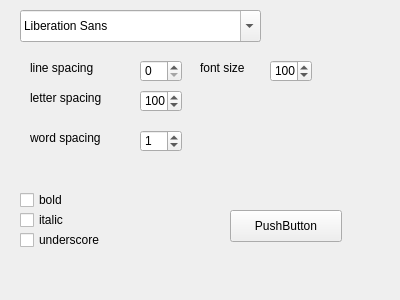
<?xml version="1.0" encoding="UTF-8"?>
<ui version="4.0">
 <class>FontTuner</class>
 <widget class="QWidget" name="FontTuner">
  <property name="geometry">
   <rect>
    <x>0</x>
    <y>0</y>
    <width>400</width>
    <height>300</height>
   </rect>
  </property>
  <property name="windowTitle">
   <string>Form</string>
  </property>
  <widget class="QFontComboBox" name="fontBox">
   <property name="geometry">
    <rect>
     <x>20</x>
     <y>10</y>
     <width>241</width>
     <height>32</height>
    </rect>
   </property>
  </widget>
  <widget class="QSpinBox" name="letterSpacing">
   <property name="geometry">
    <rect>
     <x>140</x>
     <y>90</y>
     <width>42</width>
     <height>22</height>
    </rect>
   </property>
   <property name="prefix">
    <string/>
   </property>
   <property name="maximum">
    <number>1000</number>
   </property>
   <property name="value">
    <number>100</number>
   </property>
  </widget>
  <widget class="QLabel" name="label_2">
   <property name="geometry">
    <rect>
     <x>30</x>
     <y>60</y>
     <width>91</width>
     <height>16</height>
    </rect>
   </property>
   <property name="text">
    <string>line spacing</string>
   </property>
  </widget>
  <widget class="QSpinBox" name="lineSpacing">
   <property name="geometry">
    <rect>
     <x>140</x>
     <y>60</y>
     <width>42</width>
     <height>22</height>
    </rect>
   </property>
  </widget>
  <widget class="QLabel" name="label_3">
   <property name="geometry">
    <rect>
     <x>30</x>
     <y>90</y>
     <width>91</width>
     <height>16</height>
    </rect>
   </property>
   <property name="text">
    <string>letter spacing</string>
   </property>
  </widget>
  <widget class="QCheckBox" name="boldBox">
   <property name="geometry">
    <rect>
     <x>20</x>
     <y>190</y>
     <width>86</width>
     <height>20</height>
    </rect>
   </property>
   <property name="text">
    <string>bold</string>
   </property>
  </widget>
  <widget class="QCheckBox" name="italicBox">
   <property name="geometry">
    <rect>
     <x>20</x>
     <y>210</y>
     <width>86</width>
     <height>20</height>
    </rect>
   </property>
   <property name="text">
    <string>italic</string>
   </property>
  </widget>
  <widget class="QCheckBox" name="underlineBox">
   <property name="geometry">
    <rect>
     <x>20</x>
     <y>230</y>
     <width>101</width>
     <height>20</height>
    </rect>
   </property>
   <property name="text">
    <string>underscore</string>
   </property>
  </widget>
  <widget class="QSpinBox" name="wordSpacing">
   <property name="geometry">
    <rect>
     <x>140</x>
     <y>130</y>
     <width>42</width>
     <height>22</height>
    </rect>
   </property>
   <property name="prefix">
    <string/>
   </property>
   <property name="maximum">
    <number>1000</number>
   </property>
   <property name="value">
    <number>1</number>
   </property>
  </widget>
  <widget class="QLabel" name="label_4">
   <property name="geometry">
    <rect>
     <x>30</x>
     <y>130</y>
     <width>91</width>
     <height>16</height>
    </rect>
   </property>
   <property name="text">
    <string>word spacing</string>
   </property>
  </widget>
  <widget class="QSpinBox" name="fontSize">
   <property name="geometry">
    <rect>
     <x>270</x>
     <y>60</y>
     <width>42</width>
     <height>22</height>
    </rect>
   </property>
   <property name="maximum">
    <number>500</number>
   </property>
   <property name="value">
    <number>100</number>
   </property>
  </widget>
  <widget class="QLabel" name="label_5">
   <property name="geometry">
    <rect>
     <x>200</x>
     <y>60</y>
     <width>61</width>
     <height>16</height>
    </rect>
   </property>
   <property name="text">
    <string>font size</string>
   </property>
  </widget>
  <widget class="QPushButton" name="pushButton">
   <property name="geometry">
    <rect>
     <x>230</x>
     <y>210</y>
     <width>112</width>
     <height>32</height>
    </rect>
   </property>
   <property name="text">
    <string>PushButton</string>
   </property>
   <property name="checkable">
    <bool>true</bool>
   </property>
  </widget>
 </widget>
 <resources/>
 <connections/>
</ui>
